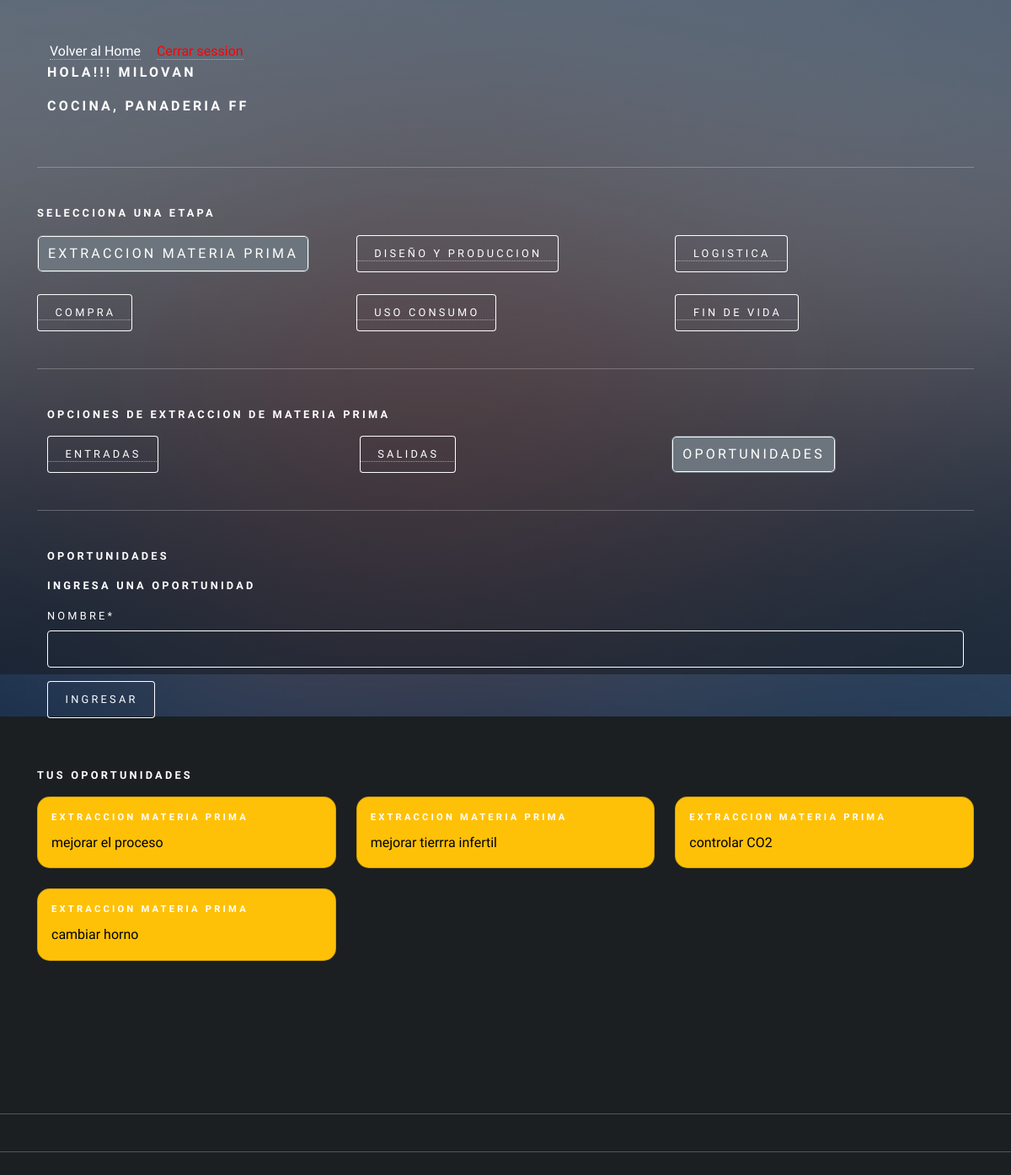
The page /agregar_oportunidad_extraccion (signed in) on the database as committed earlier.
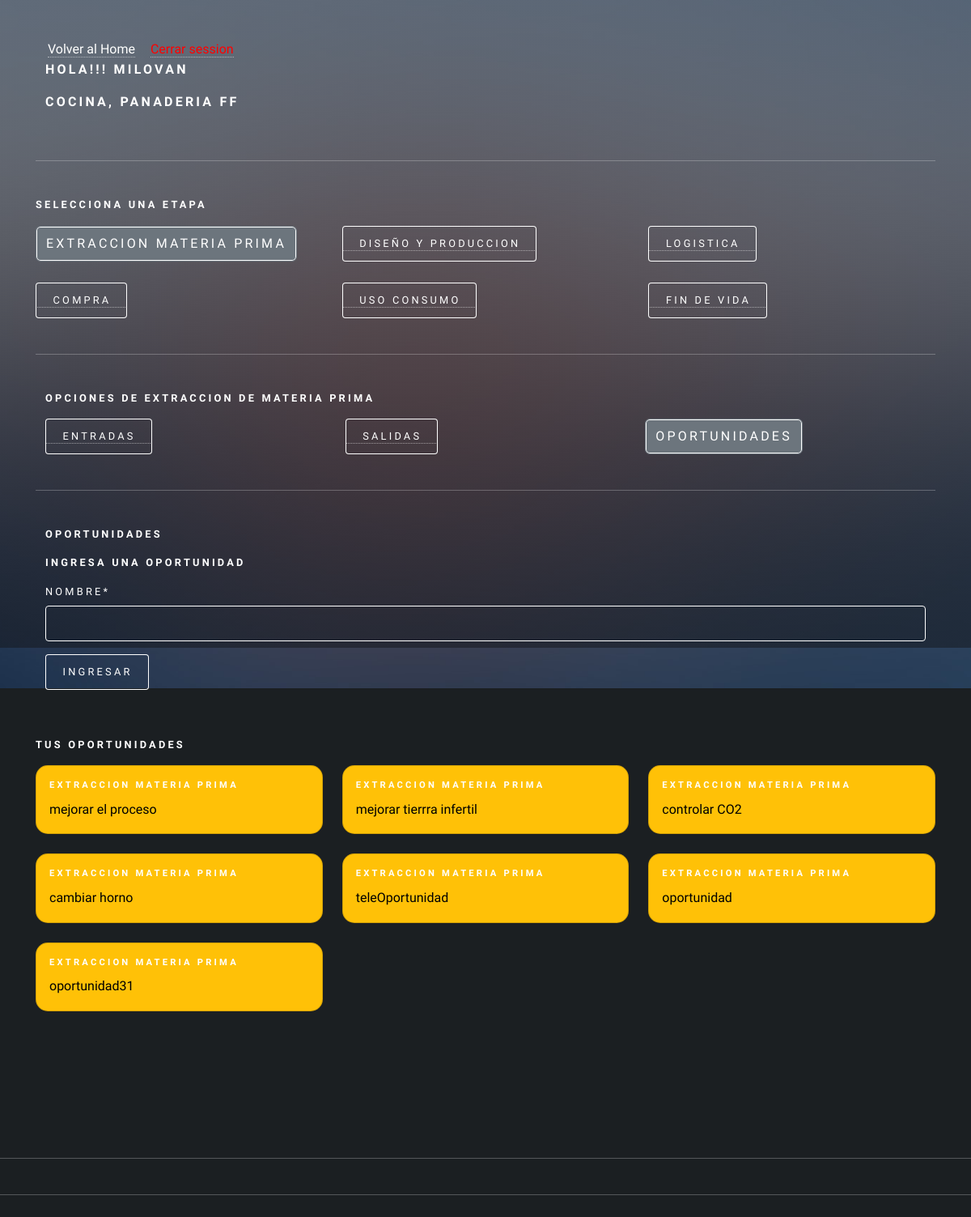
The same page on the database as committed later.
### app/models.py (models this page shows, shortened)
class RegistroTrabajador(models.Model):
    id_registro = models.AutoField(primary_key=True)
    id_usuario = models.ForeignKey(Usuario, on_delete=models.CASCADE)
    descripcion = models.TextField(max_length=160)
    id_area = models.ForeignKey(AreaEmpresa, on_delete=models.CASCADE)

class AreaEmpresa(models.Model):
    id_area = models.AutoField(primary_key=True)
    nombre  = models.CharField(max_length=20)
    productos = models.CharField(max_length=50)
    id_empresa = models.ForeignKey(Empresa, on_delete=models.CASCADE)
    def nombre_area(self):
        return "{}, {}". format(self.nombre, self.id_empresa)
    def __str__(self):
        return self.nombre_area()

class Empresa(models.Model):
    id_empresa = models.AutoField(primary_key=True)
    nombre  = models.CharField(max_length=20)
    def __str__(self):
        return self.nombre

class Oportunidades(models.Model):
    id_entrada = models.AutoField(primary_key=True)
    nombre  = models.CharField(max_length=50)
    fecha =  models.DateField(auto_now_add=True)
    etapa = models.ForeignKey(Etapa, on_delete=models.CASCADE)
    usuario =models.ForeignKey(Usuario, on_delete=models.CASCADE)
    id_area = models.ForeignKey(AreaEmpresa, on_delete=models.CASCADE)

class Etapa(models.Model):
    id_etapa = models.AutoField(primary_key=True)
    nombre  = models.CharField(max_length=50)
    fecha_inicio  = models.DateField()
    fecha_termino  = models.DateField()
    area = models.ForeignKey(AreaEmpresa, on_delete=models.CASCADE)
    ciclo = models.ForeignKey(CicloArea, on_delete=models.CASCADE)
    activo = models.BooleanField()
    def __str__(self):
        return self.nombre

### user/models.py (models this page shows, shortened)
class Usuario(AbstractUser):
    telefono = models.IntegerField(null=True)
    id_telegram = models.CharField(max_length=100, null=True, default=0)

### app/views.py (the view, shortened to what this page needs)
# urls.py: path('agregar_oportunidad_extraccion', agregarOportunidadExtraccion, name="agregar_oportunidad_extraccion"),
def agregarOportunidadExtraccion(request):
    if request.user.is_authenticated:
        registros = RegistroTrabajador.objects.filter(id_usuario=request.user)
        etapa = Etapa.objects.values_list("id_etapa", flat=True).filter(nombre="Extraccion materia prima")
        oportunidades = Oportunidades.objects.filter(usuario=request.user)
        areaTrabajador = RegistroTrabajador.objects.values_list("id_area", flat=True).filter(id_usuario = request.user)
        data = {
            'form': OportunidadForm(),
            'registros': registros,
            'oportunidad': oportunidades
        }
        return render(request,'autodiagnostico/extraccion/oportunidad/agregar_oportunidad.html', data)
    else:
        return render(request, 'autodiagnostico/extraccion/oportunidad/agregar_oportunidad.html')

### app/forms.py
class OportunidadForm(forms.ModelForm):
    class Meta:
        model = Oportunidades
        fields = 'nombre',

### app/templates/autodiagnostico/extraccion/oportunidad/agregar_oportunidad.html (shortened to what this page needs)
{% extends 'autodiagnostico/extraccion/home_extraccion.html' %}
{% load static %}
{% load crispy_forms_tags %}
{% block extraccion %}
<div class="container">
    <h4>Oportunidades</h4>
    <form action="" method="post">
        <h4>Ingresa una oportunidad</h4>
        {{form | crispy}}
        <div>
            <input type="submit" class="btn btn-primary" value="ingresar">
        </div>
    </form>
</div>
<br>
<h4>Tus Oportunidades</h4>
<div class="row row-cols-1 row-cols-md-3 g-4">
    {% for p in oportunidad %}
    {% if p.etapa.nombre == "Extraccion materia prima" %}
        <div class="col">
            <div class="card text-bg-warning">
                <div class="card-body">
                    <h5 class="card-title">{{p.etapa}}</h5>
                    <p class="card-text">{{p.nombre}}</p>
                </div>
            </div>
        </div>
    {% endif %}
    {% endfor %}
</div>
{% endblock extraccion %}

### app/templates/autodiagnostico/auto_diagnostico.html (shortened to what this page needs)
{% load static %}
<!DOCTYPE HTML>
<html>
<head>
    <link href="https://cdn.jsdelivr.net/npm/bootstrap@5.2.0/dist/css/bootstrap.min.css" rel="stylesheet"
>
    <link rel="stylesheet" href="{% static 'css/main.css' %}" />
    <link rel="stylesheet" href="{% static 'css/style.css' %}">
</head>
<body class="is-preload">
    <div id="wrapper">
        <div class="container-sm">
            {% if user.is_authenticated %}
            <a id="home_admin" href="{% url 'home' %}">Volver al Home</a>  <a href="{% url 'logout' %}" id="cerrarSesion">Cerrar session</a>
            {% if registros %}
            <div class="container-sm">
                <div class="row">
                    {% if user.is_staff %}
                    <h3>Hola!! Administrador </h3>
                    <h3>{{ user.username }}</h3>
                    {% else %}
                        {% for i in registros %}
                            <h3>Hola!!! {{user.username}}</h3>
                            <h3>{{i.id_area}}</h3>
                        {% endfor %}
                    {% endif %}
                </div>
            </div>
            <hr>
            <h4>Selecciona una Etapa</h4>
            <div class="row">
                <div class="col">
                    <a href="{% url 'extraccion_materiaPrima' %}"><button type="button" id="extraccion">Extraccion
                            Materia Prima</button></a>
                </div>
                <div class="col">
                    <a href="{% url 'diseño_Produccion' %}"><button type="button" id="diseño">Diseño y
                            produccion</button></a>
                </div>
                <div class="col">
                    <a href="{% url 'logistica' %}"><button type="button" id="logistica">Logistica</button></a>
                </div>
            </div>
            <br>
            <div class="row">
                <div class="col">
                    <a href="{% url 'compra' %}"><button type="button" id="compra">Compra</button></a>
                </div>
                <div class="col">
                    <a href="{% url 'uso_consumo' %}"><button type="button" id="uso">Uso consumo</button></a>
                </div>
                <div class="col">
                    <a href="{% url 'fin_vida' %}"><button type="button" id="fin">Fin de vida</button></a>
                </div>
            </div>
            <hr>
            {% block body %}{% endblock %}
        </div>
        {% else %}
        <h1>Registra la empresa y el area a la que perteneces!!!!</h1>
        <a href="{% url 'agregar_Area' user.id  %}"><button type="button">Aqui</button></a>
        {% endif %}
        {% else %}
        <h1>Inicia Session</h1>
        <p>Para acceder a tu Auto Diagnostico </p>
        <a href="{% url 'login'  %}"><button type="button">Inicia Session</button></a>
        {% endif %}
    </div>
    <hr>
    <hr>
    <br>
    <br>
    <div id="bg"></div>
</body>
</html>

Rows that differ between the two databases and show on the page:
added Oportunidades: etapa "EXTRACCION MATERIA PRIMA", nombre "teleOportunidad"
added Oportunidades: etapa "EXTRACCION MATERIA PRIMA", nombre "oportunidad"
added Oportunidades: etapa "EXTRACCION MATERIA PRIMA", nombre "oportunidad31"
